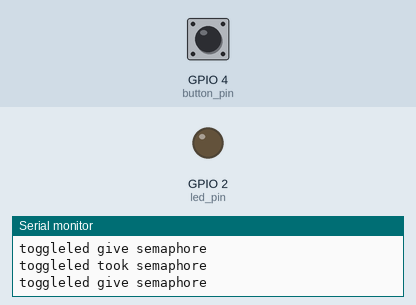
Recording of a sketch running on a simulated ESP32. On the bench: output pins drawn as LEDs (lit = HIGH), the last lines printed to the serial monitor. Dashed ring = blinking. The test bench sets the inputs (shaded band); at power-on: GPIO 4 (button_pin) LOW.

Above: at 1.2 s.
1.3 s: GPIO 4 (button_pin) pulled HIGH for 1 s
At 2.7 s:
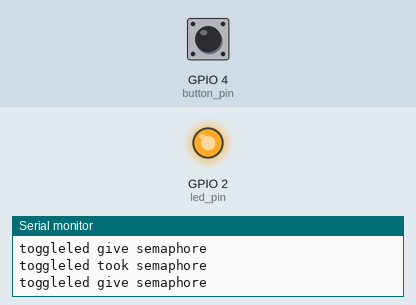
3.8 s: GPIO 4 (button_pin) pulled HIGH for 0.15 s
At 4.6 s:
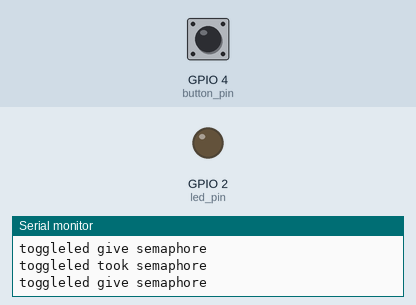
5.4 s: GPIO 4 (button_pin) pulled HIGH for 3.2 s
At 5.54 s:
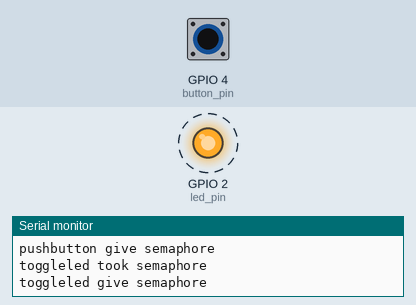
Timing chart, 0 to 10.0 s (numbered marks = the images above; inputs shaded):
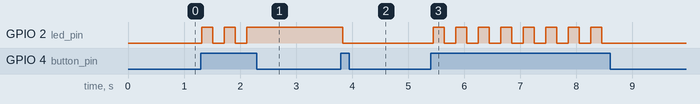

The sketch:

Task_1.ino
```cpp
/*
Create two tasks: one reads a push button (using a breadboard with a simple button and LED)
and updates a shared flag, while the other task blinks an LED based on that flag.
Use a mutex to protect the shared flag variable.

How It Works:
Task A: Polls the push button. When pressed, it locks the mutex,
toggles a global variable (e.g., "LED state"), then unlocks the mutex.
Task B: Continuously reads that global variable (within a mutex lock)
and sets the LED accordingly.
*/


#if CONFIG_FREERTOS_UNICORE
static const BaseType_t app_cpu = 0;
#else
static const BaseType_t app_cpu = 1;
#endif

static const int led_pin = 2;
static const int button_pin = 4;

static SemaphoreHandle_t mutex;
static int led_state = 0;

void toggleLED(void *parameter) {
  while (1) {
    if (xSemaphoreTake(mutex, portMAX_DELAY)) {
      Serial.println("toggleled took semaphore");

      if (led_state) {                //if state is high
        digitalWrite(led_pin, HIGH);  //led on
      } else {
        digitalWrite(led_pin, LOW);  //if state is low led is off
      }
      xSemaphoreGive(mutex);
      Serial.println("toggleled give semaphore");
    }
    vTaskDelay(100 / portTICK_PERIOD_MS);
  }
}

void Pushbutton(void *parameter) {
  while (1) {

    if (digitalRead(button_pin)) {                 //if button is pressed
      if (xSemaphoreTake(mutex, portMAX_DELAY)) {  //take mutex
        Serial.println("pushbutton took semaphore");

        led_state = !led_state;  //toggle the state
        xSemaphoreGive(mutex);   //give mutex
        Serial.println("pushbutton give semaphore");
      }
      vTaskDelay(200 / portTICK_PERIOD_MS);  //for button debouncing
    }
  }
}


void setup() {

  Serial.begin(115200);

  pinMode(led_pin, OUTPUT);
  pinMode(button_pin, INPUT);

  mutex = xSemaphoreCreateMutex();  //created the semaphore


  xTaskCreatePinnedToCore(
    toggleLED,
    "Toggle LED",
    1024,
    NULL,
    1,
    NULL,
    app_cpu);

  xTaskCreatePinnedToCore(
    Pushbutton,
    "Push Button",
    1024,
    NULL,
    1,
    NULL,
    app_cpu);
  // put your setup code here, to run once:
}

void loop() {
  // put your main code here, to run repeatedly:
}
```

Measured:
- after the input at 1.3 s, GPIO 2 (led_pin): alternates HIGH for 0.20 s and LOW for 0.20 s, 5 changes in all, then stays HIGH, starting at once
- after the input at 3.8 s, GPIO 2 (led_pin): HIGH → LOW at once
- after the input at 5.4 s, GPIO 2 (led_pin): alternates HIGH for 0.20 s and LOW for 0.20 s, 16 changes in all, then stays LOW, starting after 0.05 s
